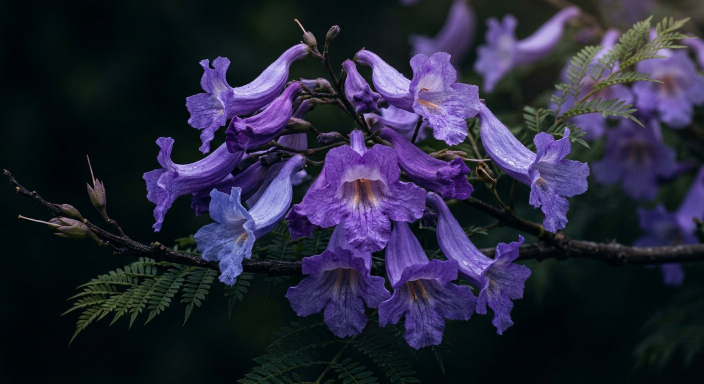
#> input picture assets/art/jacaranda-hero-v1.jpg, 1408 x 768 px (shown at 1/2 size)
$ python make_hero.py
#> lines starting #> are read from the running program, lines starting #| are printed output that depends on the picture
"""Build the hero still from the jacaranda source photo.

One JPEG instead of a video: the home page used to autoplay a 224 KB webm plus a 336 KB mp4 fallback
(and a 2.4 MB PNG in the repo) to show a flower. A photograph with a slow CSS drift on top gives the
same sense of movement for about 170 KB, one decode, no media pipeline, and nothing to go wrong on a
phone. Run this again only if the source photo changes.

    python3 tools/make_hero.py
"""
from pathlib import Path

from PIL import Image, ImageDraw, ImageEnhance, ImageFilter

ROOT = Path(__file__).resolve().parent.parent
SRC = ROOT / "assets" / "art" / "jacaranda-hero-v1.jpg"
OUT = ROOT / "assets" / "art" / "hero.jpg"
W, H = 1920, 1080


def cover(path: Path, w: int, h: int, focus_x: float = 0.5, focus_y: float = 0.5) -> Image.Image:
#> called with w = 1920, h = 1080, focus_x = 0.26, focus_y = 0.38
    im = Image.open(path).convert("RGB")
#> im is the input picture: PIL image 1408x768 RGB; mean R, G, B 38.8, 38.6, 59.2
    s = max(w / im.width, h / im.height)
#> s = 1.41
    im = im.resize((round(im.width * s), round(im.height * s)), Image.LANCZOS)
#> im: PIL image 1980x1080 RGB
    x = round((im.width - w) * focus_x)
#> x = 16
    y = round((im.height - h) * focus_y)
#> y = 0
    return im.crop((x, y, x + w, y + h))
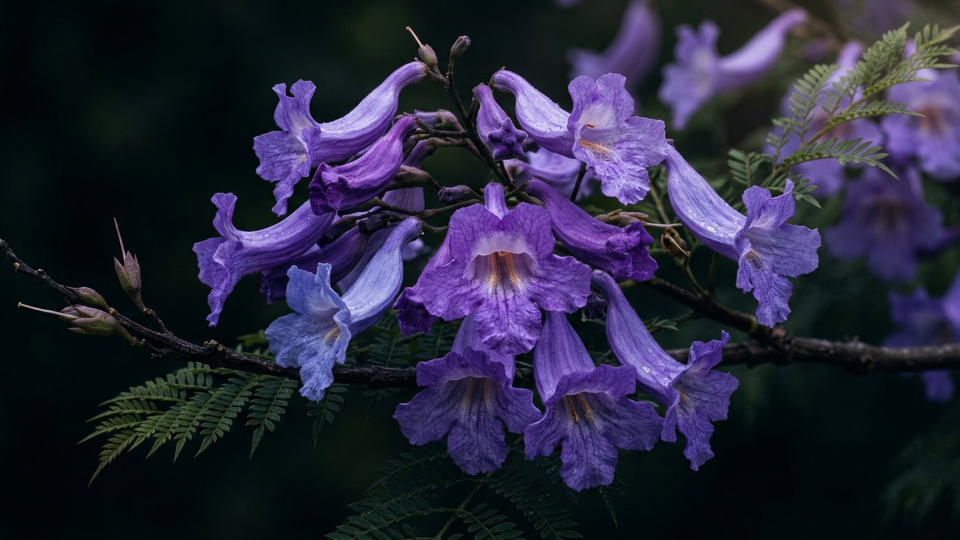
#> returned value: PIL image 1920x1080 RGB (shown at 1/2 size); mean R, G, B 39.1, 38.8, 59.6


def grade(im: Image.Image) -> Image.Image:
    """Pull the photo into the site's palette: cooler shadows, violet highlights, less green."""
    r, g, b = im.split()
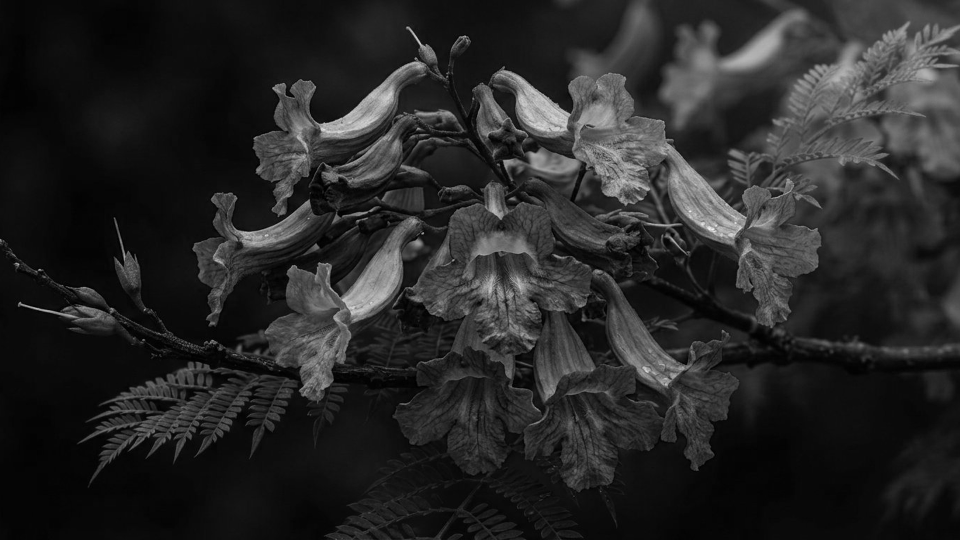
#> g: PIL image 1920x1080 L (shown at 1/2 size); min 0, max 252, mean 38.8
    # knock the green foliage back so the violets are what carries the frame
    g = g.point(lambda v: int(v * 0.88))
    r = r.point(lambda v: min(255, int(v * 1.04)))
    b = b.point(lambda v: min(255, int(v * 1.10 + 4)))
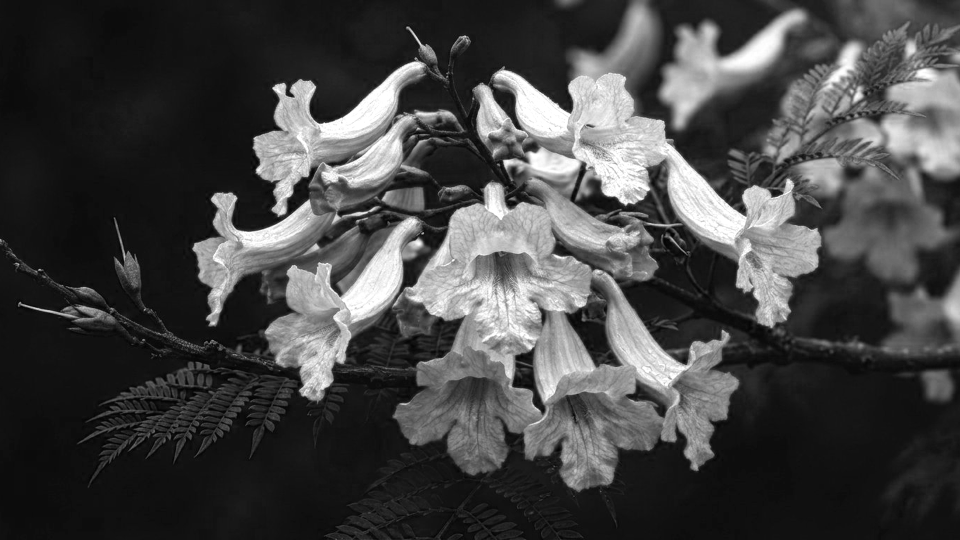
#> b: PIL image 1920x1080 L (shown at 1/2 size); min 4, max 255, mean 69
    im = Image.merge("RGB", (r, g, b))
#> im: PIL image 1920x1080 RGB
    im = ImageEnhance.Color(im).enhance(1.12)
    im = ImageEnhance.Contrast(im).enhance(1.06)
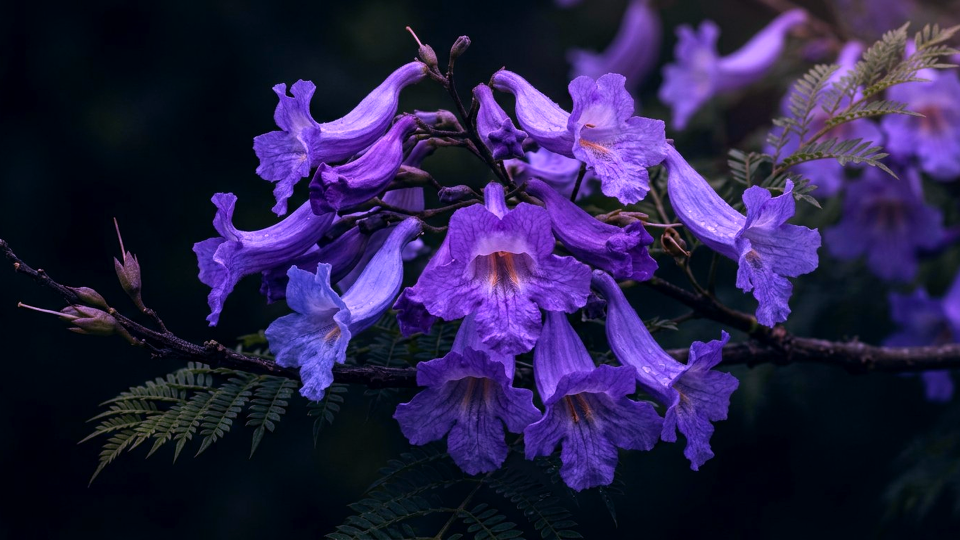
#> im: PIL image 1920x1080 RGB (shown at 1/2 size); mean R, G, B 40.6, 31.8, 73.2
    im = ImageEnhance.Brightness(im).enhance(1.10)
    # a soft bloom on the highlights, the way the old artwork glowed
    blur = im.filter(ImageFilter.GaussianBlur(18))
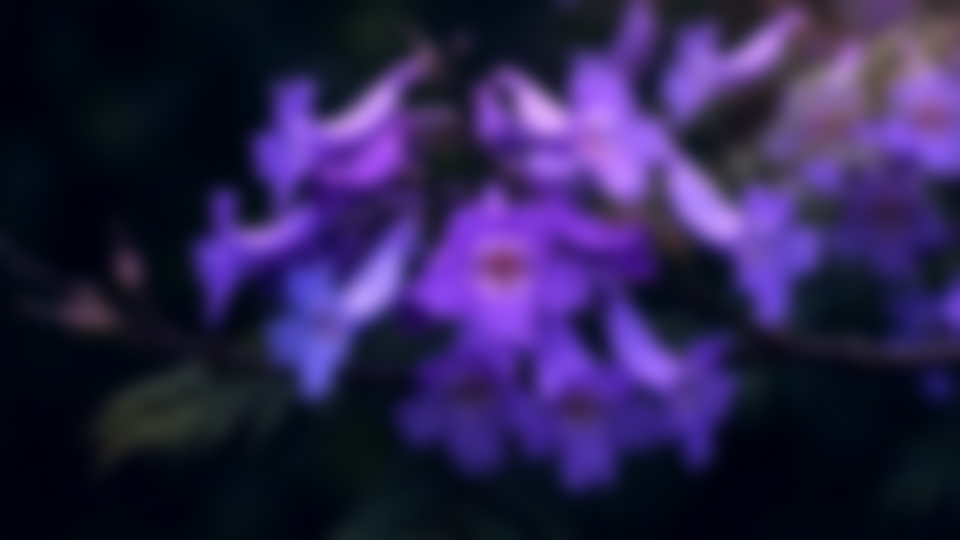
#> blur: PIL image 1920x1080 RGB (shown at 1/2 size); mean R, G, B 44.3, 34.5, 78.9
    im = Image.blend(im, Image.blend(im, blur, 0.55), 0.22)
    return im


def scrim(im: Image.Image) -> Image.Image:
    """Darken the left third and the bottom so white type sits on it without a box."""
    w, h = im.size
#> w = 1920; h = 1080
    veil = Image.new("RGBA", (w, h), (0, 0, 0, 0))
#> veil: PIL image 1920x1080 RGBA; every value is 0
    d = ImageDraw.Draw(veil)
    for x in range(w):
        t = x / w
        a = int(200 * max(0.0, 1 - t * 1.9) + 18)
        d.line([(x, 0), (x, h)], fill=(10, 7, 16, a))
    vgrad = Image.new("L", (1, h))
    for y in range(h):
        t = y / (h - 1)
        vgrad.putpixel((0, y), int(24 + 168 * t ** 2.6))     # heavier at the foot of the frame
    veil = Image.alpha_composite(veil, Image.merge("RGBA", (
        Image.new("L", (w, h), 10), Image.new("L", (w, h), 7),
        Image.new("L", (w, h), 16), vgrad.resize((w, h)))))
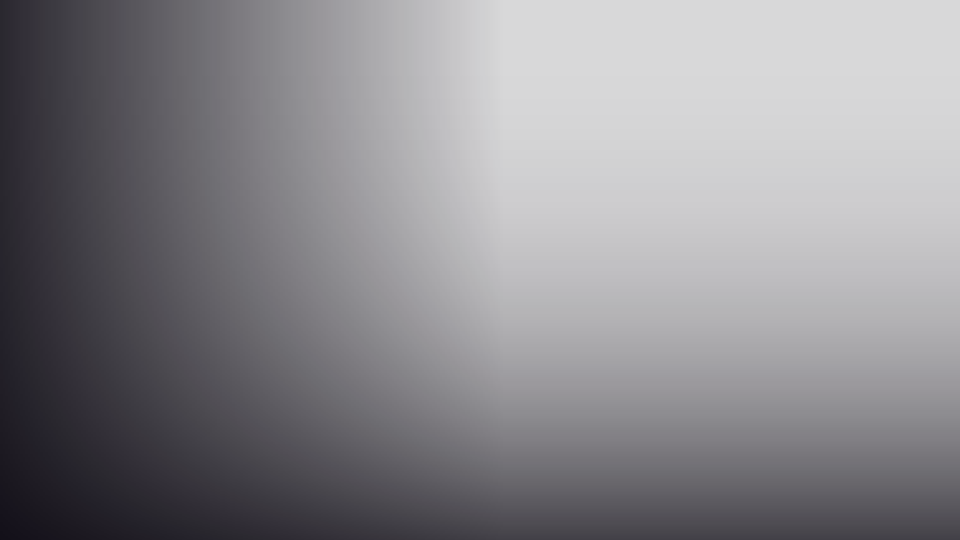
#> veil: PIL image 1920x1080 RGBA (shown at 1/2 size); mean R, G, B, A 10, 7, 16, 121.2; transparent parts drawn white
    return Image.alpha_composite(im.convert("RGBA"), veil).convert("RGB")


def main() -> int:
    if not SRC.exists():
        raise SystemExit(f"missing source: {SRC}")
    im = grade(cover(SRC, W, H, focus_x=0.26, focus_y=0.38))
    im = scrim(im)
    im.save(OUT, "JPEG", quality=74, optimize=True, progressive=True, subsampling=2)
    kb = OUT.stat().st_size // 1024
    # a 960px variant for phones: half the bytes on the device that cares most
    small = im.resize((960, 540), Image.LANCZOS)
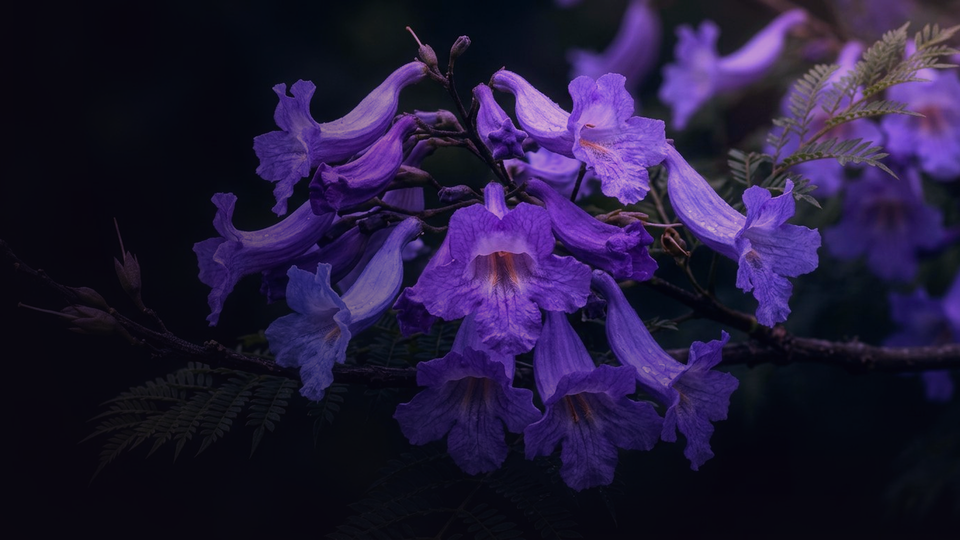
#> small: PIL image 960x540 RGB; mean R, G, B 35.2, 25.8, 58.4
    small.save(OUT.with_name("hero-960.jpg"), "JPEG", quality=72, optimize=True, progressive=True)
    print(f"  {OUT.name:<16} {im.width}x{im.height}  {kb} KB")
#|   hero.jpg         1920x1080  131 KB
    print(f"  hero-960.jpg     960x540      {OUT.with_name('hero-960.jpg').stat().st_size // 1024} KB")
    return 0


if __name__ == "__main__":
    raise SystemExit(main())
#> (the program exits here)

$ run again, with assets/art/hero-big.jpg copied over assets/art/jacaranda-hero-v1.jpg
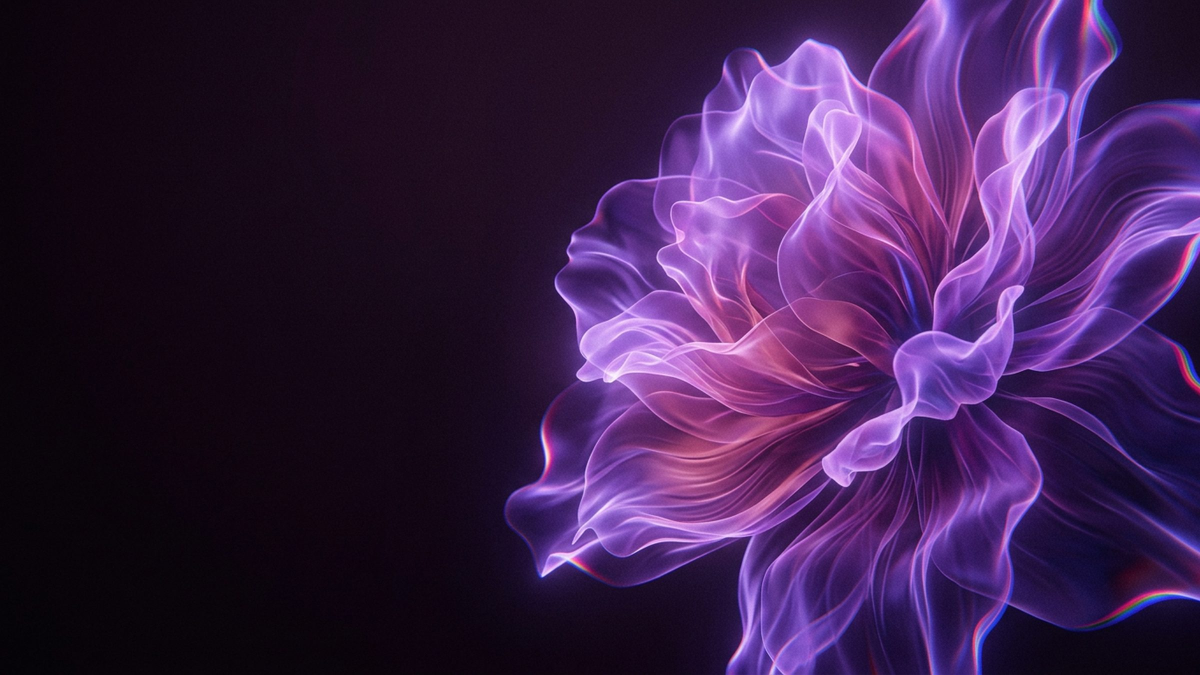
#> input picture assets/art/hero-big.jpg, 2400 x 1350 px (shown at 1/2 size)
#> in cover, im is the input picture: PIL image 2400x1350 RGB; mean R, G, B 59.3, 31.1, 75.2
#> in grade, `b = b.point(lambda v: min(255, int(v * 1.10 + 4)))`:
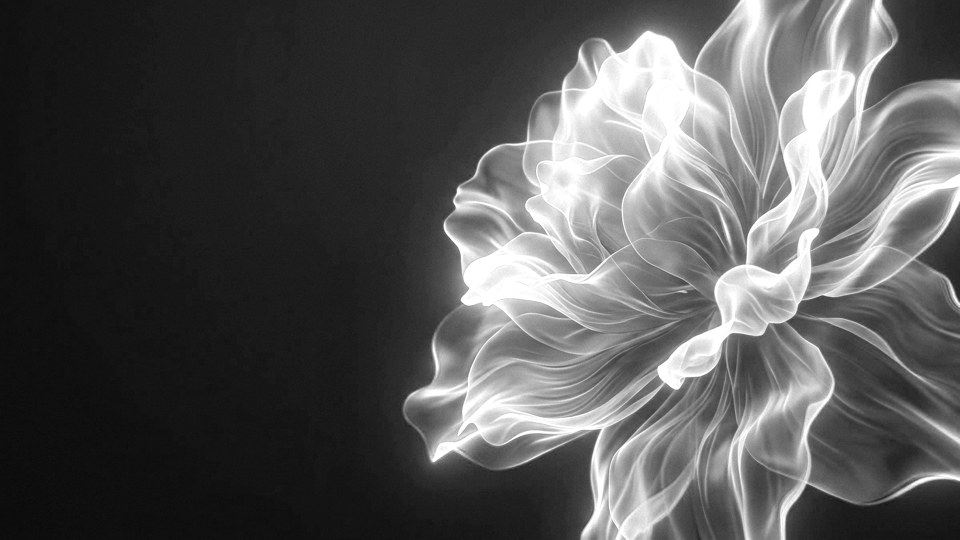
#> b: PIL image 1920x1080 L (shown at 1/2 size); min 9, max 255, mean 85.9
#> in main, `small = im.resize((960, 540), Image.LANCZOS)`:
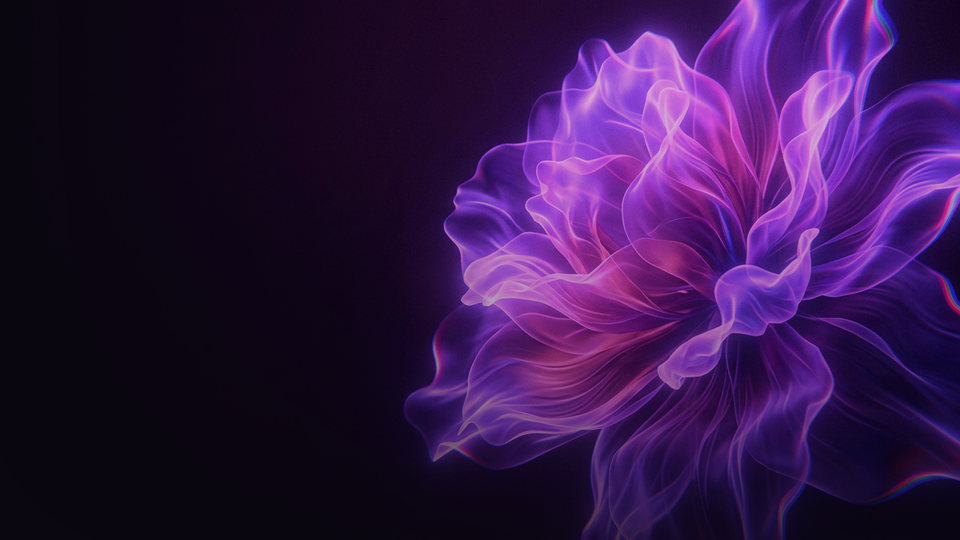
#> small: PIL image 960x540 RGB; mean R, G, B 51, 20.7, 72
#|   hero.jpg         1920x1080  109 KB

$ run again, with assets/art/mesh-big.jpg copied over assets/art/jacaranda-hero-v1.jpg
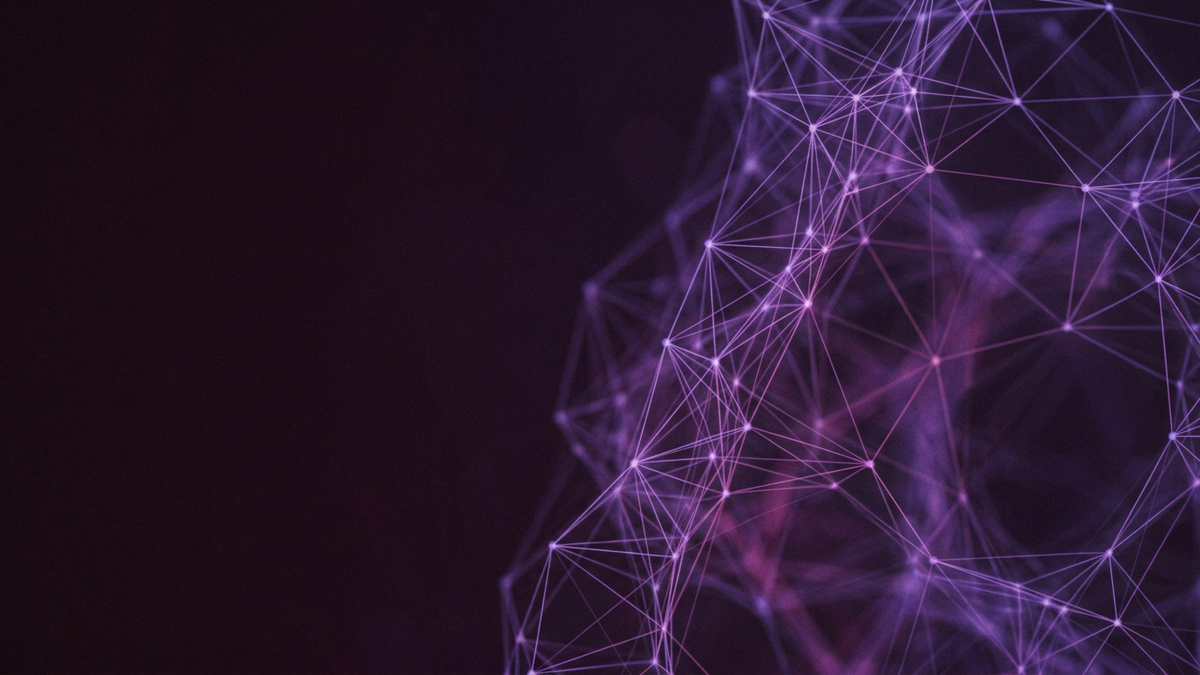
#> input picture assets/art/mesh-big.jpg, 2400 x 1350 px (shown at 1/2 size)
#> in cover, im is the input picture: PIL image 2400x1350 RGB; mean R, G, B 44, 24, 49.3
#> in grade, `r, g, b = im.split()`:
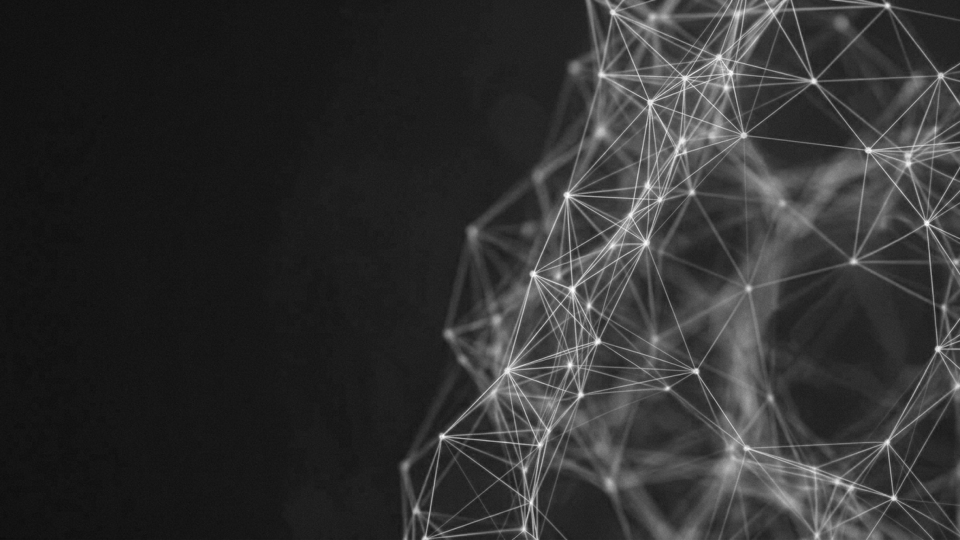
#> b: PIL image 1920x1080 L (shown at 1/2 size); min 11, max 255, mean 49.3
#> in main, `small = im.resize((960, 540), Image.LANCZOS)`:
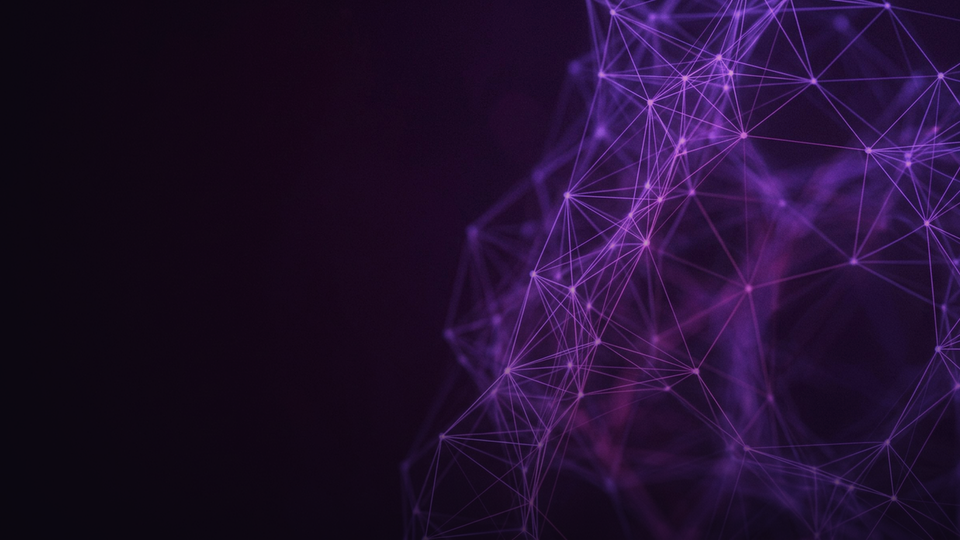
#> small: PIL image 960x540 RGB; mean R, G, B 34, 14.7, 47.9
#|   hero.jpg         1920x1080  108 KB
